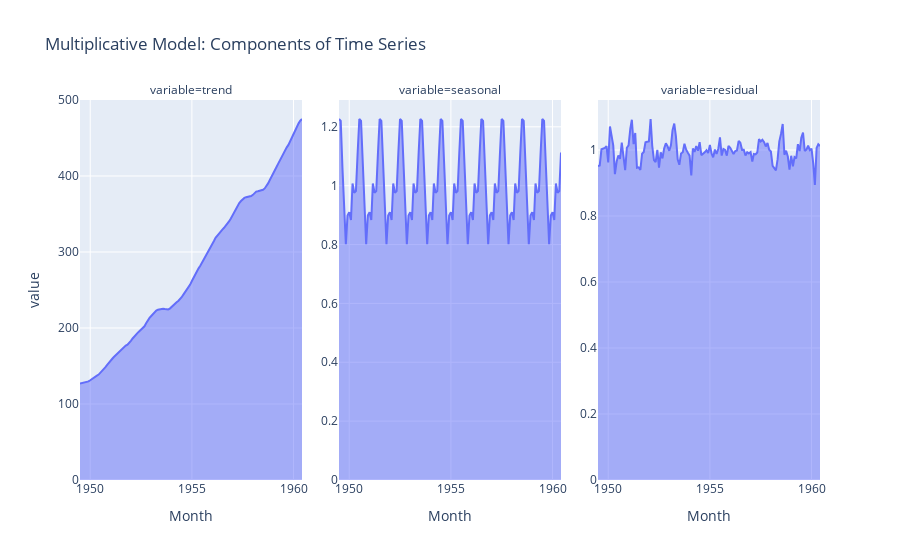

Source (notebook cell):
### Code cell


### Figure 1 — Plotly figure (JSON) as saved in the notebook; plotly's stock layout.template omitted (floating-point values rounded to 4 significant figures; data arrays with more than 128 entries replaced by an {"elided": "..."} marker saying what was removed)
{"data": [{"fillpattern": {"shape": ""}, "hovertemplate": "variable=trend<br>Month=%{x}<br>value=%{y}<extra></extra>", "legendgroup": "", "line": {"color": "#636efa"}, "marker": {"symbol": "circle"}, "mode": "lines", "name": "", "orientation": "v", "showlegend": false, "stackgroup": "1", "type": "scatter", "x": {"elided": "132 str values"}, "xaxis": "x", "y": {"elided": "132 float values"}, "yaxis": "y"}, {"fillpattern": {"shape": ""}, "hovertemplate": "variable=seasonal<br>Month=%{x}<br>value=%{y}<extra></extra>", "legendgroup": "", "line": {"color": "#636efa"}, "marker": {"symbol": "circle"}, "mode": "lines", "name": "", "orientation": "v", "showlegend": false, "stackgroup": "1", "type": "scatter", "x": {"elided": "132 str values"}, "xaxis": "x2", "y": {"elided": "132 float values"}, "yaxis": "y2"}, {"fillpattern": {"shape": ""}, "hovertemplate": "variable=residual<br>Month=%{x}<br>value=%{y}<extra></extra>", "legendgroup": "", "line": {"color": "#636efa"}, "marker": {"symbol": "circle"}, "mode": "lines", "name": "", "orientation": "v", "showlegend": false, "stackgroup": "1", "type": "scatter", "x": {"elided": "132 str values"}, "xaxis": "x3", "y": {"elided": "132 float values"}, "yaxis": "y3"}], "layout": {"annotations": [{"font": {}, "showarrow": false, "text": "variable=trend", "x": 0.15, "xanchor": "center", "xref": "paper", "y": 1, "yanchor": "bottom", "yref": "paper"}, {"font": {}, "showarrow": false, "text": "variable=seasonal", "x": 0.5, "xanchor": "center", "xref": "paper", "y": 1, "yanchor": "bottom", "yref": "paper"}, {"font": {}, "showarrow": false, "text": "variable=residual", "x": 0.85, "xanchor": "center", "xref": "paper", "y": 1, "yanchor": "bottom", "yref": "paper"}], "autosize": true, "legend": {"tracegroupgap": 0}, "title": {"text": "Multiplicative Model: Components of Time Series"}, "xaxis": {"anchor": "y", "autorange": true, "domain": [0, 0.3], "range": ["1949-07-01", "1960-06-01"], "title": {"text": "Month"}, "type": "date"}, "xaxis2": {"anchor": "y2", "autorange": true, "domain": [0.35, 0.65], "matches": "x", "range": ["1949-07-01", "1960-06-01"], "title": {"text": "Month"}, "type": "date"}, "xaxis3": {"anchor": "y3", "autorange": true, "domain": [0.7, 1], "matches": "x", "range": ["1949-07-01", "1960-06-01"], "title": {"text": "Month"}, "type": "date"}, "yaxis": {"anchor": "x", "autorange": true, "domain": [0, 1], "range": [0, 500.0], "showticklabels": true, "title": {"text": "value"}, "type": "linear"}, "yaxis2": {"anchor": "x2", "autorange": true, "domain": [0, 1], "range": [0, 1.291], "showticklabels": true, "type": "linear"}, "yaxis3": {"anchor": "x3", "autorange": true, "domain": [0, 1], "range": [0, 1.152], "showticklabels": true, "type": "linear"}}}
